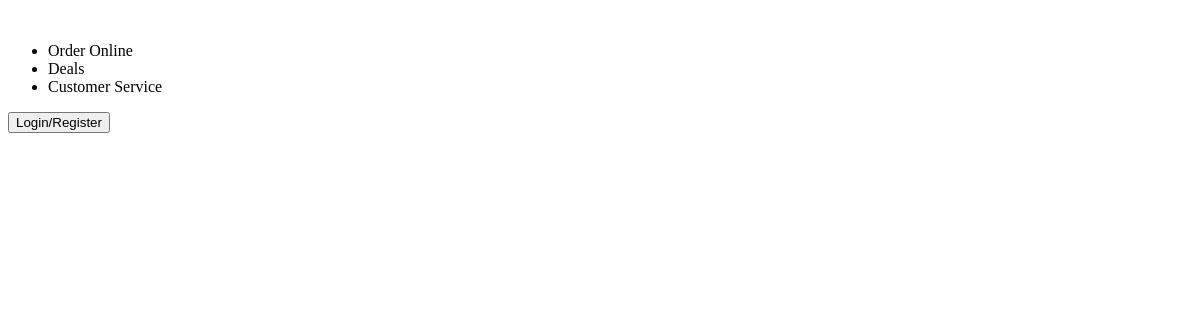
Page /pizzas on the earlier database version.
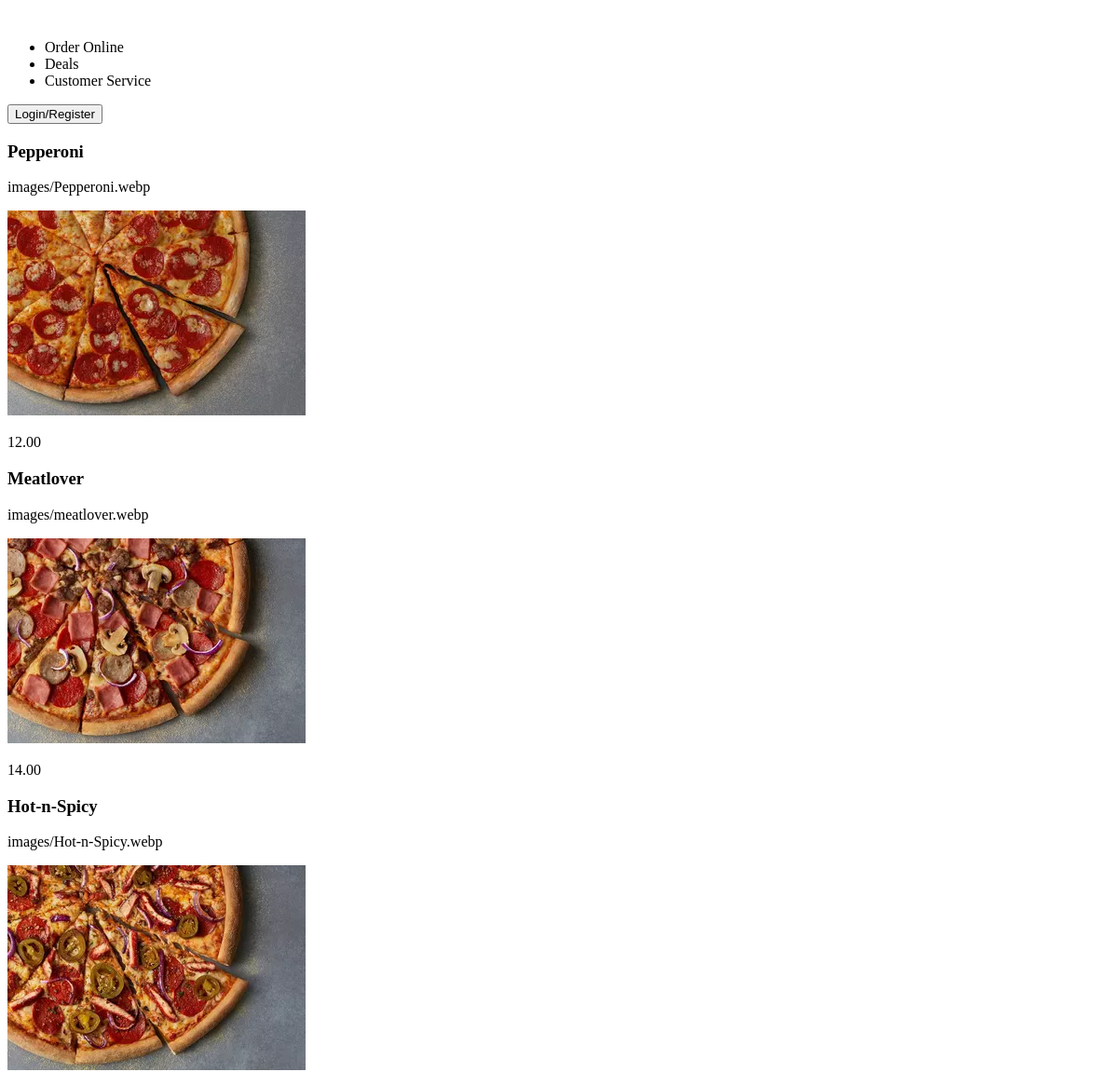
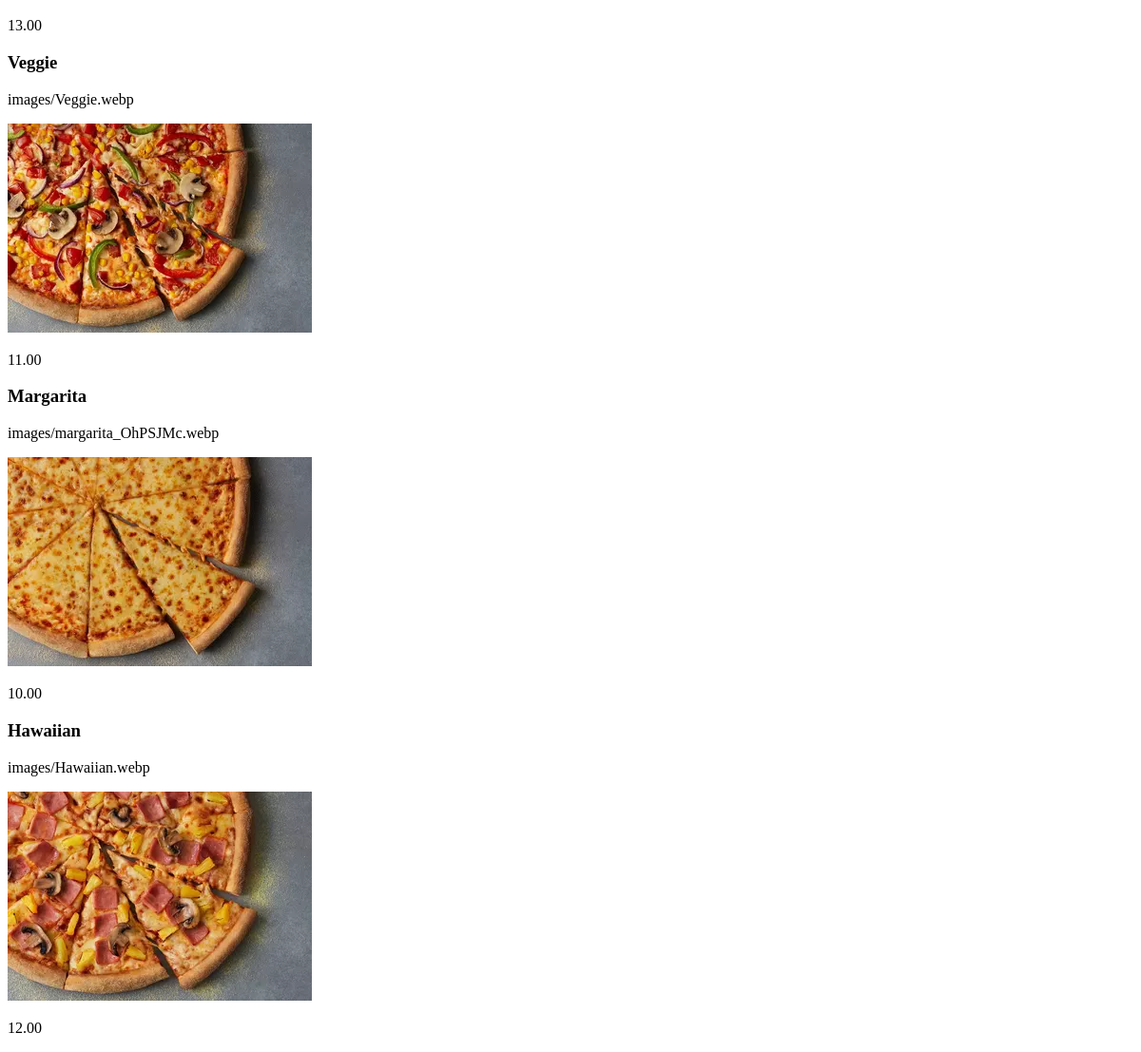
Same page on the later database version (2 pictures, top to bottom).
### templates/models.py (models this page shows)
class Pizza(models.Model):
  id=models.SmallAutoField(primary_key=True)
  name = models.CharField(max_length=30)
  price = models.DecimalField(max_digits=4, decimal_places=2, default=12)
  image = models.ImageField(upload_to='images/')

### templates/views.py (the view)
# urls.py: path('pizzas', views.all_pizzas, name='all_pizzas'),
def all_pizzas(request):
	all_pizzas = Pizza.objects.all()
	return render(request, 'all_pizzas.html', {'pizzas':all_pizzas})

### templates/templates/all_pizzas.html
{% extends 'base.html' %}
{% load sass_tags %}
{% block css %}
    <link href="{% sass_src '_all_pizzas.scss' %}" rel="stylesheet" type="text/css"/>
{% endblock %}
{% block content %}
<div class="cards">
  {% for pizza in pizzas %}
    <div>
    <h3>{{pizza.name}}</h3>
    <p>{{pizza.image}}</p>
    <img src={{pizza.image}}>
    <p>{{pizza.price}}</p>
    </div>
  {% endfor %}
</div>
{% endblock %}

### templates/templates/base.html (shortened to what this page needs)
{% load sass_tags %}
<!DOCTYPE html>
<html>
	<head>
        {% block css %}{% endblock %}
        </head>
	<body>
    <nav>
      <ul>
        <li>Order Online</li>
        <li>Deals</li>
        <li>Customer Service</li>
      </ul>
      <button>Login/Register</button>
    </nav>
	{% block content %}
	{% endblock %}
	</body>
</html>

Differences in the rows shown:
added Pizza: name "Pepperoni", image "images/Pepperoni.webp", image (picture), price "12.00"
added Pizza: name "Meatlover", image "images/meatlover.webp", image (picture), price "14.00"
added Pizza: name "Hot-n-Spicy", image "images/Hot-n-Spicy.webp", image (picture), price "13.00"
added Pizza: name "Veggie", image "images/Veggie.webp", image (picture), price "11.00"
added Pizza: name "Margarita", image "images/margarita_OhPSJMc.webp", image (picture), price "10.00"
added Pizza: name "Hawaiian", image "images/Hawaiian.webp", image (picture), price "12.00"
